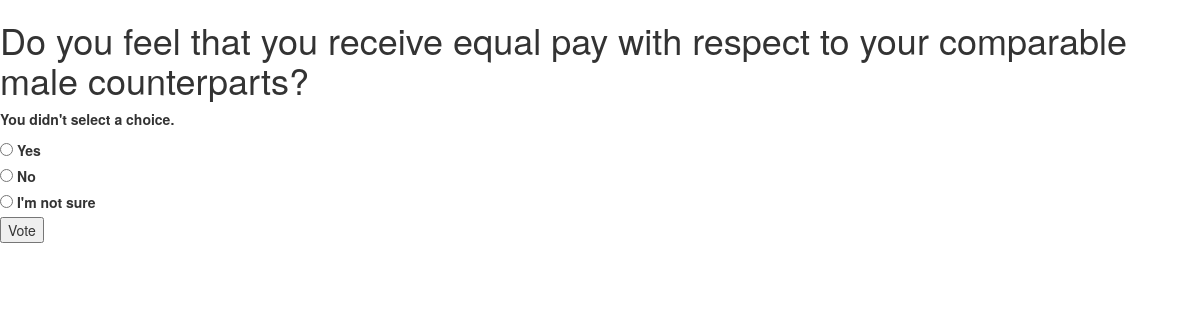
The page /polls/1/vote/ on the database its author committed.
### polls/models.py (models this page shows, shortened)
class Question(models.Model):
    question_text = models.CharField(max_length=200)
    pub_date = models.DateTimeField('date published')

class Choice(models.Model):
    question = models.ForeignKey(Question, on_delete=models.CASCADE)
    choice_text = models.CharField(max_length=200)
    votes = models.IntegerField(default=0)

### polls/views.py (the view, shortened to what this page needs)
# urls.py: url(r'^(?P<question_id>[0-9]+)/vote/$', views.vote, name='vote'),
def vote(request, question_id):
    question = get_object_or_404(Question, pk=question_id)
    try:
        selected_choice = question.choice_set.get(pk=request.POST['choice'])
    except (KeyError, Choice.DoesNotExist):
        return render(request, 'polls/detail.html', {
            'question': question,
            'error_message': "You didn't select a choice.",
        })

### polls/templates/polls/detail.html (shortened to what this page needs)
<link rel="stylesheet" href="//maxcdn.bootstrapcdn.com/bootstrap/3.2.0/css/bootstrap.min.css">
<link rel="stylesheet" href="//maxcdn.bootstrapcdn.com/bootstrap/3.2.0/css/bootstrap-theme.min.css">
<h1>{{ question.question_text }}</h1>
{% if error_message %}<p><strong>{{ error_message }}</strong></p>{% endif %}
<form action="{% url 'polls:vote' question.id %}" method="post">
{% for choice in question.choice_set.all %}
    <input type="radio" name="choice" id="choice{{ forloop.counter }}" value="{{ choice.id }}" />
    <label for="choice{{ forloop.counter }}">{{ choice.choice_text }}</label><br />
{% endfor %}
<input type="submit" value="Vote" />
</form>

### rows shown on the page
Question: question_text "Do you feel that you receive equal pay with respect to your comparable male counterparts?"
Choice: choice_text "Yes"
Choice: choice_text "No"
Choice: choice_text "I'm not sure"

### other values the page prints
{{ error_message }} "You didn't select a choice."
